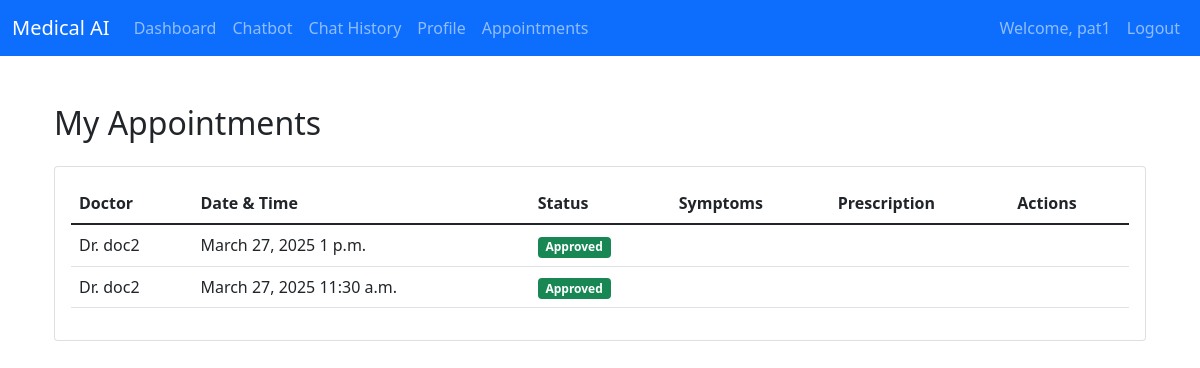
Before: /patient/view_appointments/ (signed in) with the older database file.
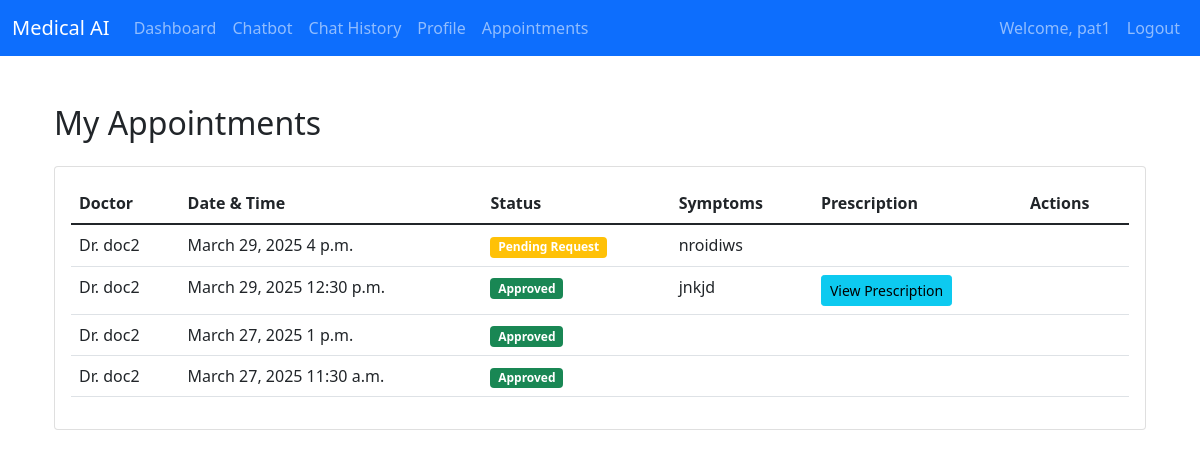
After: the same page with the newer database file.
### doctors/models.py (models this page shows, shortened)
class Appointment(models.Model):
    STATUS_CHOICES = [
        ('pending', 'Pending Request'),
        ('approved', 'Approved'),
        ('rejected', 'Rejected'),
        ('cancelled', 'Cancelled'),
        ('completed', 'Completed')
    ]
    patient = models.ForeignKey('patients.Patient', on_delete=models.CASCADE)
    doctor = models.ForeignKey(Doctor, on_delete=models.CASCADE)
    appointment_date = models.DateField()
    appointment_time = models.TimeField()
    symptoms = models.TextField()
    message = models.TextField(blank=True)
    status = models.CharField(max_length=20, choices=STATUS_CHOICES, default='pending')
    created_at = models.DateTimeField(auto_now_add=True)
    updated_at = models.DateTimeField(auto_now=True)
    reason_for_rejection = models.TextField(blank=True, null=True)
    class Meta:
        ordering = ['-created_at']

class Doctor(models.Model):
    WORKING_DAYS_CHOICES = [
        ('custom', 'Custom Days'),
        ('mon-fri', 'Monday to Friday'),
        ('mon-sat', 'Monday to Saturday'),
        ('tue-sun', 'Tuesday to Sunday'),
        ('mon-sun', 'Monday to Sunday'),
        ('alternate', 'Alternate Days'),
    ]
    user = models.OneToOneField(CustomUser, on_delete=models.CASCADE, related_name='doctor')
    full_name = models.CharField(max_length=100)
    specialization = models.ForeignKey(Specialization, on_delete=models.SET_NULL, null=True, related_name='doctors')
    qualification = models.CharField(max_length=200, null=True, blank=True)
    experience = models.IntegerField(validators=[MinValueValidator(0)], null=True, blank=True)
    fee = models.DecimalField(max_digits=10, decimal_places=2, validators=[MinValueValidator(0)], null=True, blank=True)
    total_reviews = models.IntegerField(default=0)
    address = models.TextField(null=True, blank=True)
    start_time = models.TimeField(default='10:00')
    end_time = models.TimeField(default='18:00')
    working_days = models.CharField(
        max_length=20,
        choices=WORKING_DAYS_CHOICES,
        default='mon-fri'
    )
    contact_number = models.CharField(max_length=20, null=True, blank=True)
    email = models.EmailField(null=True, blank=True)
    is_available = models.BooleanField(default=True)
    availability_notes = models.TextField(blank=True)
    city = models.CharField(max_length=100, null=True, blank=True)
    state = models.CharField(max_length=100, null=True, blank=True)
    pincode = models.CharField(max_length=10, null=True, blank=True)
    medical_license_number = models.CharField(max_length=50, unique=True, null=True, blank=True)
    registration_date = models.DateField(null=True, blank=True)
    is_profile_complete = models.BooleanField(default=False)
    is_verified = models.BooleanField(default=False)
    created_at = models.DateTimeField(auto_now_add=True)
    updated_at = models.DateTimeField(auto_now=True)
    class Meta:
        ordering = ['-created_at']
        verbose_name = 'Doctor'
        verbose_name_plural = 'Doctors'

### patients/views.py (the view)
# urls.py: path('view_appointments/', views.view_appointments, name='view_appointments'),
@login_required
def view_appointments(request):
    try:
        patient = request.user.patient
        appointments = Appointment.objects.filter(
            patient=patient
        ).order_by('-appointment_date', '-appointment_time')
        return render(request, 'patients/view_appointments.html', {
            'appointments': appointments
        })
    except Patient.DoesNotExist:
        messages.error(request, 'Patient profile not found')
        return redirect('patients:patient_profile_setup')

### patients/templates/patients/view_appointments.html (shortened to what this page needs)
{% extends 'base.html' %}
{% block content %}
<div class="container mt-5">
    <div class="row justify-content-center">
        <div class="col-md-12">
            <h2>My Appointments</h2>
            <div class="card mt-4">
                <div class="card-body">
                    {% if appointments %}
                    <div class="table-responsive">
                        <table class="table table-hover">
                            <thead>
                                <tr>
                                    <th>Doctor</th>
                                    <th>Date & Time</th>
                                    <th>Status</th>
                                    <th>Symptoms</th>
                                    <th>Prescription</th>
                                    <th>Actions</th>
                                </tr>
                            </thead>
                            <tbody>
                                {% for appointment in appointments %}
                                <tr>
                                    <td>Dr. {{ appointment.doctor.full_name }}</td>
                                    <td>{{ appointment.appointment_date }} {{ appointment.appointment_time }}</td>
                                    <td>
                                        <span class="badge {% if appointment.status == 'pending' %}bg-warning{% elif appointment.status == 'approved' %}bg-success{% elif appointment.status == 'rejected' %}bg-danger{% elif appointment.status == 'cancelled' %}bg-secondary{% elif appointment.status == 'completed' %}bg-success{% else %}bg-info{% endif %}">
                                            {{ appointment.get_status_display }}
                                        </span>
                                    </td>
                                    <td>{{ appointment.symptoms }}</td>
                                    <td>
                                        {% if appointment.prescription %}
                                        <a href="{% url 'patients:view_prescription' appointment.prescription.id %}" class="btn btn-sm btn-info">
                                            View Prescription
                                        </a>
                                        {% endif %}
                                    </td>
                                    <td>
                                    </td>
                                </tr>
                                {% endfor %}
                            </tbody>
                        </table>
                    </div>
                    {% else %}
                    <p class="text-center">No appointments found.</p>
                    {% endif %}
                </div>
            </div>
        </div>
    </div>
</div>
{% endblock %}

Changed rows visible on the page:
added Appointment: doctor.full_name "doc2", appointment_date "March 29, 2025", appointment_time "4 p.m.", status "Pending Request", symptoms "nroidiws"
added Appointment: doctor.full_name "doc2", appointment_date "March 29, 2025", appointment_time "12:30 p.m.", status "Approved", symptoms "jnkjd", shows "View Prescription"
